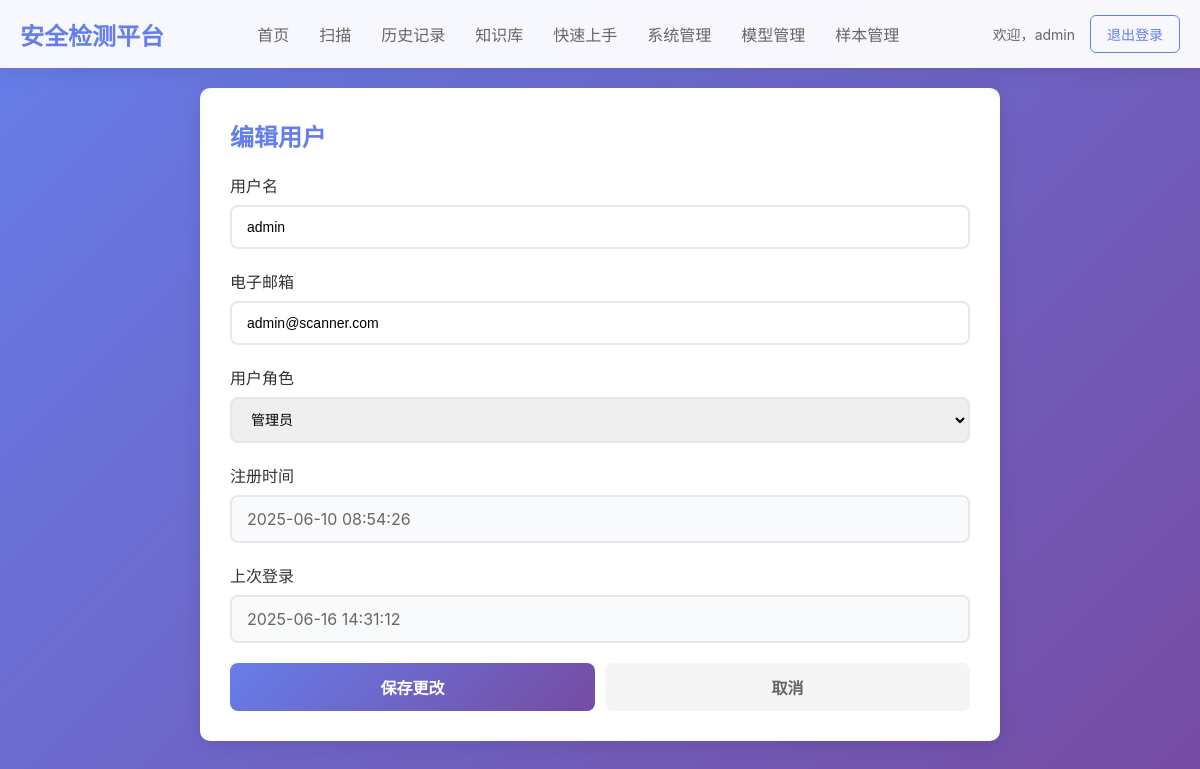
/admin/users/edit/1 (signed in), run on an earlier commit of the app's database.
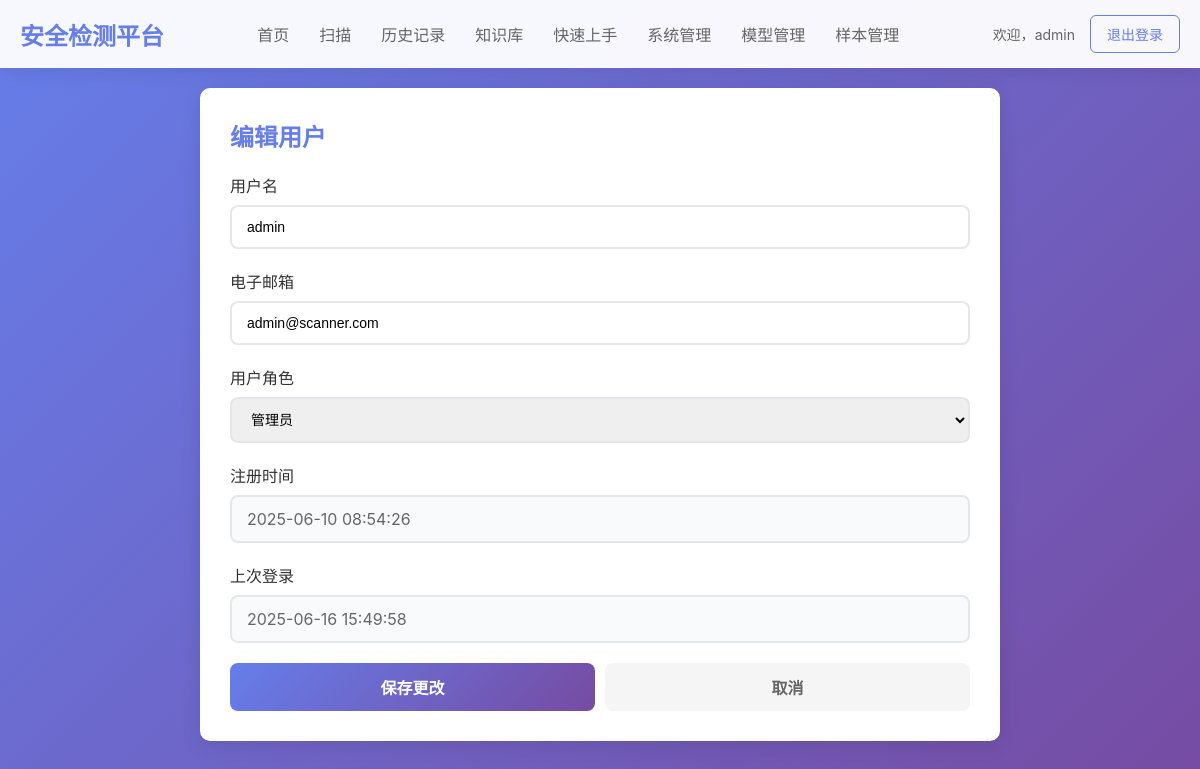
And on a later commit of the database.
### tables this page shows
CREATE TABLE users (
            id INTEGER PRIMARY KEY AUTOINCREMENT,
            username TEXT UNIQUE NOT NULL,
            email TEXT UNIQUE NOT NULL,
            password_hash TEXT NOT NULL,
            role TEXT DEFAULT 'user',
            created_at TIMESTAMP DEFAULT CURRENT_TIMESTAMP,
            last_login TIMESTAMP
        );

### app.py (the view, shortened to what this page needs)
@app.route('/admin/users/edit/<int:user_id>', methods=['GET', 'POST'])
@admin_required
def edit_user(user_id):
    conn = sqlite3.connect('security_scanner.db')
    conn.row_factory = sqlite3.Row
    cursor = conn.cursor()
    cursor.execute('SELECT * FROM users WHERE id = ?', (user_id,))
    user = cursor.fetchone()
    if not user:
        flash('用户不存在', 'error')
        conn.close()
        return redirect(url_for('user_management'))
    conn.close()
    return render_template('edit_user.html', user=user)

### app.py (called while the page is built)
def admin_required(view):
    @wraps(view)
    def wrapped_view(*args, **kwargs):
        if 'user_id' not in session:
            flash('请先登录', 'error')
            return redirect(url_for('login'))
        if session.get('role') != 'admin':
            flash('需要管理员权限', 'error')
            return redirect(url_for('index'))
        return view(*args, **kwargs)
    return wrapped_view

### templates/edit_user.html (shortened to what this page needs)
{% extends "base.html" %}
{% block content %}
<div class="edit-user-container" style="background: white; padding: 30px; border-radius: 10px; box-shadow: 0 4px 20px rgba(0,0,0,0.1); max-width: 800px; margin: 0 auto;">
    <h2 style="margin-bottom: 20px; color: #667eea;">编辑用户</h2>
    <form method="POST" action="{{ url_for('edit_user', user_id=user.id) }}">
        <div style="margin-bottom: 20px;">
            <label style="display: block; margin-bottom: 8px; font-weight: 500;">用户名</label>
            <input type="text" name="username" value="{{ user.username }}" required style="width: 100%; padding: 12px 15px; border: 2px solid #e5e7eb; border-radius: 8px; font-size: 14px;">
        </div>
        <div style="margin-bottom: 20px;">
            <label style="display: block; margin-bottom: 8px; font-weight: 500;">电子邮箱</label>
            <input type="email" name="email" value="{{ user.email }}" required style="width: 100%; padding: 12px 15px; border: 2px solid #e5e7eb; border-radius: 8px; font-size: 14px;">
        </div>
        <div style="margin-bottom: 20px;">
            <label style="display: block; margin-bottom: 8px; font-weight: 500;">用户角色</label>
            <select name="role" style="width: 100%; padding: 12px 15px; border: 2px solid #e5e7eb; border-radius: 8px; font-size: 14px;">
                <option value="admin" {% if user.role == 'admin' %}selected{% endif %}>管理员</option>
            </select>
        </div>
        <div style="margin-bottom: 20px;">
            <label style="display: block; margin-bottom: 8px; font-weight: 500;">注册时间</label>
            <div style="padding: 12px 15px; border: 2px solid #e5e7eb; border-radius: 8px; background: #f9fafb; color: #666;">{{ user.created_at }}</div>
        </div>
        <div style="margin-bottom: 20px;">
            <label style="display: block; margin-bottom: 8px; font-weight: 500;">上次登录</label>
            <div style="padding: 12px 15px; border: 2px solid #e5e7eb; border-radius: 8px; background: #f9fafb; color: #666;">{{ user.last_login or '从未登录' }}</div>
        </div>
        <div style="display: flex; gap: 10px;">
            <button type="submit" style="background: linear-gradient(135deg, #667eea 0%, #764ba2 100%); color: white; padding: 12px 24px; border: none; border-radius: 8px; font-size: 16px; font-weight: 600; cursor: pointer; flex: 1;">保存更改</button>
            <a href="{{ url_for('user_management') }}" style="display: flex; align-items: center; justify-content: center; background: #f5f5f5; color: #666; padding: 12px 24px; border: none; border-radius: 8px; font-size: 16px; font-weight: 600; text-decoration: none; flex: 1;">取消</a>
        </div>
    </form>
</div>
{% endblock %}

What changed in the data, as far as the page shows it:
changed users "admin": last_login "2025-06-16 14:31:12" → "2025-06-16 15:49:58"
